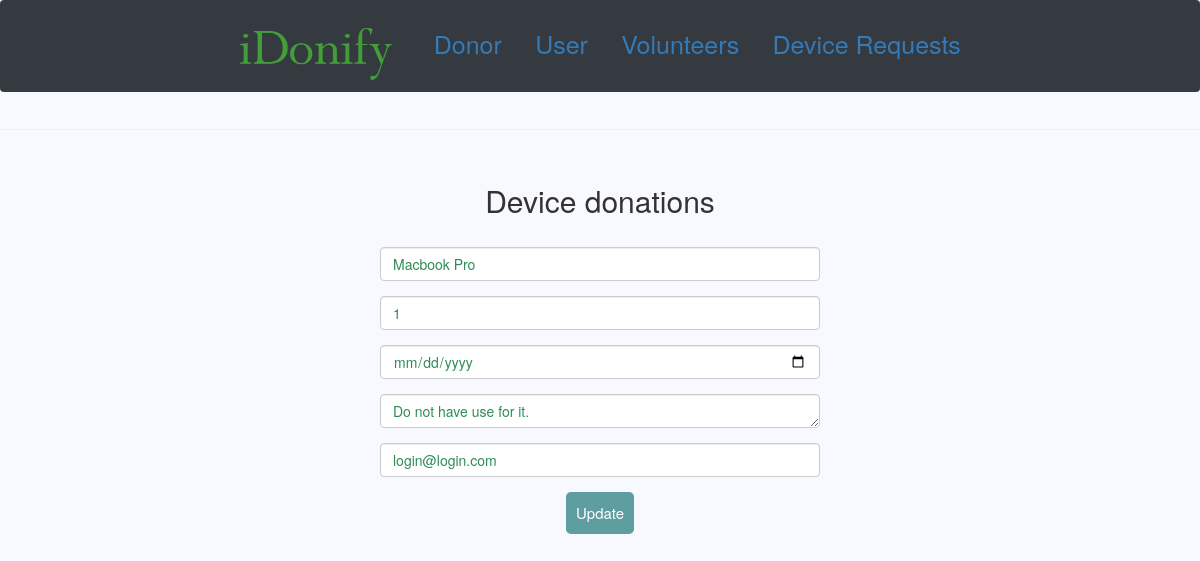
The page /PHP_ADMIN/edit_donation.php?id=8 (signed in) on the database its author committed.
### tables this page shows
CREATE TABLE `donations` (
  `donation_id` int(11) NOT NULL AUTO_INCREMENT,
  `donation_type` varchar(50) NOT NULL,
  `donation_qty` int(10) NOT NULL,
  `donation_date` timestamp NOT NULL DEFAULT CURRENT_TIMESTAMP ON UPDATE CURRENT_TIMESTAMP,
  `donation_description` longtext NOT NULL,
  `donor_email` varchar(100) NOT NULL,
  `donor_username` varchar(100) NOT NULL,
  PRIMARY KEY (`donation_id`)
);

### PHP_ADMIN/edit_donation.php (the view, shortened to what this page needs)
<?php
	require "header.php";
?>
<!DOCTYPE html>
<html>
<head>
	<link rel="stylesheet" type="text/css" href="style.css">
</head>
<body>
<div class="body">
<br/>
	<hr/>
<?php
$id = $_GET['id'];
 ?>
	<br/><br/>
	<h2 align="center">Device donations</h2>
	<form class="text-center" action="" method="post">
	    <?php
    include "db_config.php";
    $sql1 =  "SELECT * FROM donations WHERE donation_id='$id'";
        $result = $con->query($sql1);
        while($row=$result->fetch_assoc()){
     ?>
	            <input type="text" name="dtype" class="form-group form-control" value="<?php echo $row['donation_type']; ?>">
				<input type="text" name="quantity" class="form-group form-control" value="<?php echo $row['donation_qty']; ?>">
				<input type="date" name="date" class="form-group form-control" value="<?php echo $row['donation_date']; ?>">
				<textarea type="text" name="description" class="form-group form-control" rows="1" ><?php echo $row['donation_description']; ?></textarea>
				<input type="email" name="email" class="form-group form-control" value="<?php echo $row['donor_email']; ?>">
					<input type="submit" name="submit" class="btn btn-primary" value="Update" align="center">
        <?php } ?>
	</form>
</div>
</body>
</html>

### PHP_ADMIN/assets/css/style.css (style rules this page uses)
.body hr { padding: 0; margin:0; }
.body form { border: none; background: none; }
.form-control { background-color: transparent; color: #2E8B57 !important; border-color: #2E8B57; border-radius: 5px; }
* { margin: 0px; padding: 0px; }
body { font-size: 120%; background: #F8F8FF; }
form, .content { width: 40%; margin: 0px auto; padding: 20px; border: 1px solid #B0C4DE; background: white; border-radius: 0px 0px 10px 10px; }
.btn { padding: 10px; font-size: 15px; color: white; background: #5F9EA0; border: none; border-radius: 5px; }

### PHP_ADMIN/assets/css/sb-admin-2.css (style rules this page uses)
body { background-color: #f8f8f8; }

### PHP_ADMIN/style.css (style rules this page uses)
* { margin: 0px; padding: 0px; }
body { font-size: 120%; background: #F8F8FF; }
form, .content { width: 40%; margin: 0px auto; padding: 20px; border: 1px solid #B0C4DE; background: white; border-radius: 0px 0px 10px 10px; }
.btn { padding: 10px; font-size: 15px; color: white; background: #5F9EA0; border: none; border-radius: 5px; }

### rows shown on the page
donations: dtype "Macbook Pro", quantity "1", description "Do not have use for it.", email "login@login.com"
